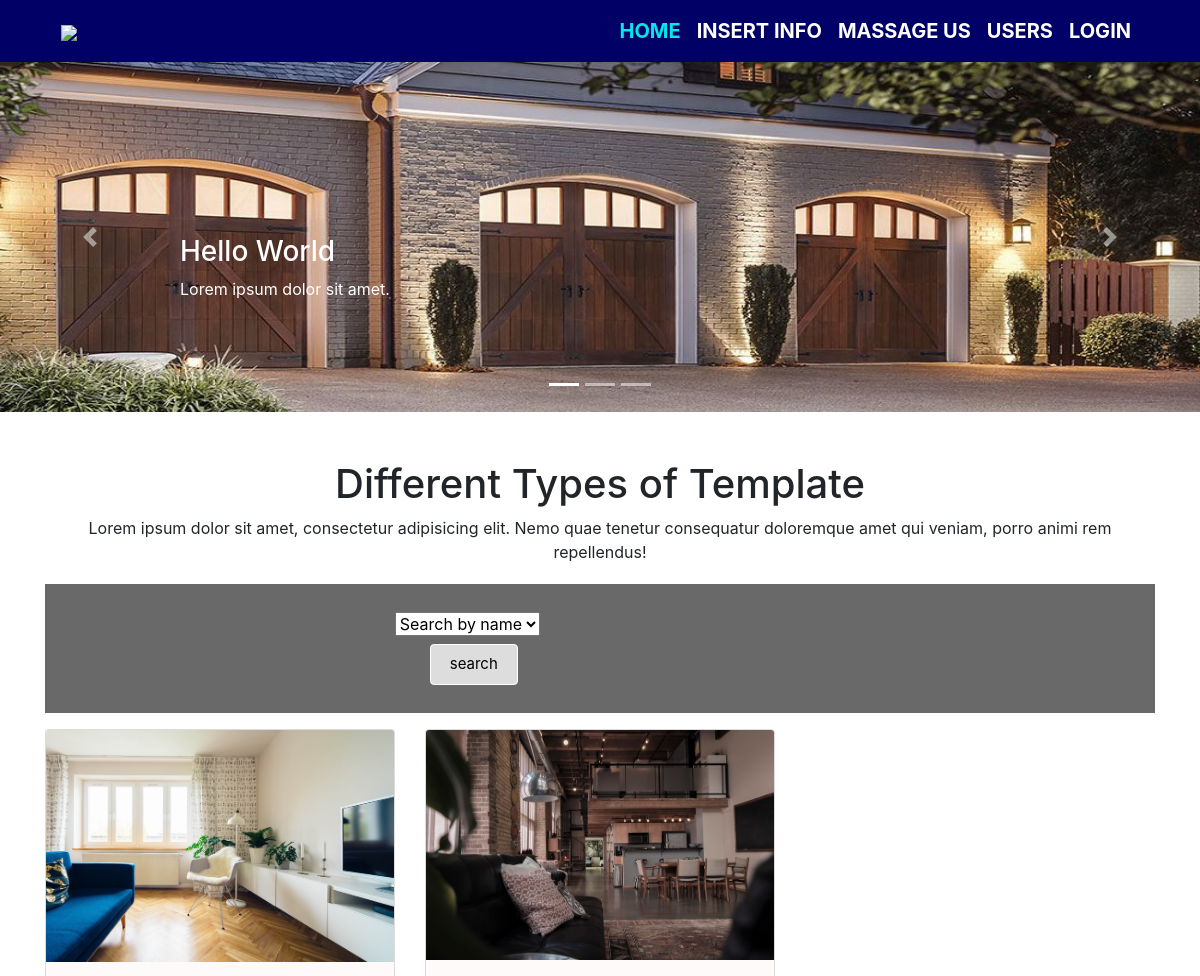
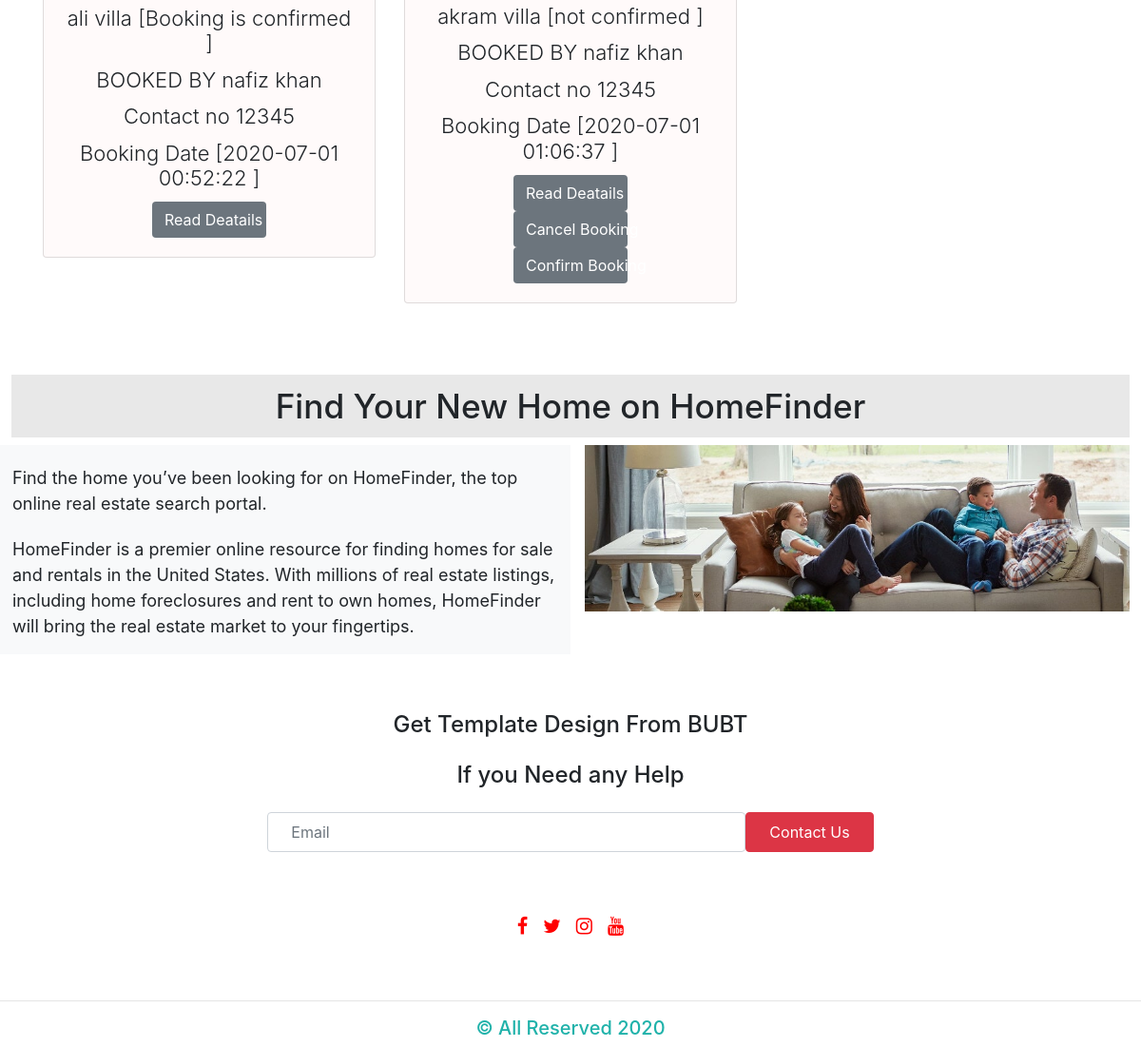
/soft/admin-page.php (signed in), run on the app's committed database (2 pictures, top to bottom).
### tables this page shows
CREATE TABLE `users` (
  `id` int(11) NOT NULL,
  `role` varchar(15) NOT NULL DEFAULT 'Customer',
  `name` varchar(15) NOT NULL,
  `username` varchar(10) NOT NULL,
  `password` varchar(16) NOT NULL,
  `email` varchar(35) DEFAULT NULL,
  `address` varchar(300) DEFAULT NULL,
  `contact` bigint(11) NOT NULL,
  `verified` tinyint(1) NOT NULL DEFAULT 0,
  `deleted` tinyint(4) NOT NULL DEFAULT 0
);

### soft/admin-page.php (the view, shortened to what this page needs)
<?php
 include 'includes/connect.php';
  if($_SESSION['admin_sid']==session_id())
  {
    ?>
<!DOCTYPE html>
<html lang="en">
<head>
  <link rel="stylesheet" type="text/css" href="css/font-awesome.min.css">
  <link rel="stylesheet" type="text/css" href="css/bootstrap.min.css">
  <link rel="stylesheet" type="text/css" href="css/style.css">
</head>
<body>
  <header class="sticky-top">
    <div class="container">
    <nav class="navbar navbar-expand-lg navbar-white ">
      <a href="#" class="navbar-brand"><img src="images/logo.jpg"></a>
      <div class="collapse navbar-collapse justify-content-end" id="navbarMenu">
          <ul class="navbar-nav font-weight-bold">
            <li class="nav-item active">
                <a href="admin-page.php" class="nav-link active">Home</a>
            </li>
            <li class="nav-item">
                <a href="insert.php" class="nav-link">insert info</a>
            </li>
            <li class="nav-item">
                    <ul class="navbar-nav font-weight-bold">
                        <li class="nav-item">                <a href="tickets.php" class="nav-link"> Massage us</a>
                        </li>
                    </ul>
                </li>
  <li class="nav-item">
                <a href="users.php" class="nav-link">Users</a>
            </li>
            <li class="nav-item">
                <a href="routers/logout.php" class="nav-link">Login</a>
            </li>
          </ul>
        </div>
    </nav>
    </div>
  </header>
<div id="slider1" class="carousel slide mysilder" data-ride="carousel">
  <ol class="carousel-indicators">
    <li class="active" data-target="#slider1" data-slide-to="0"></li>
    <li data-target="#slider1" data-slide-to="1"></li>
    <li data-target="#slider1" data-slide-to="2"></li>
  </ol>
  <div class="carousel-inner rabbi" role="listbox">
    <div class="carousel-item active">
      <img src="images/k3.jpg" alt="slider-img-1" class="d-block img-fluid w-100 h-100">
      <div class="carousel-caption">
        <h3>Hello World</h3>
        <p>Lorem ipsum dolor sit amet.</p>
      </div>
    </div>
  </div>
  <a href="#slider1" class="carousel-control-prev" data-slide="prev">
      <span class="carousel-control-prev-icon"></span>
  </a>
  <a href="#slider1" class="carousel-control-next" data-slide="next">
      <span class="carousel-control-next-icon"></span>
  </a>
</div>
<div class="section-1">
    <div class="container text-center">
        <h1 class="header-1 mt-5">Different Types of Template</h1>
        <p class="para-1">Lorem ipsum dolor sit amet, consectetur adipisicing elit. Nemo quae tenetur consequatur doloremque amet qui veniam, porro animi rem repellendus!</p>
          <section class="item container mb-3">
            <div class="search-container">
 <form method="post" class="formValidate" id="formValidate1"  action="admin-page.php">
<select name="brand" id="brand">
                          <option value="">Search by name</option>
                     </select>
 <br>
<button class="btn waves-effect waves-light right submit" type="submit" name="actionx" id="max" onclick="c();" >search
                    </button>
              </form>
            </div>
          </section>
        <div class="row justify-content-center text-center mb-5">
  <?php
            if(isset($_POST['actionx']))
 {
    $name=$_POST['brand'];
    $sql = mysqli_query($con, "SELECT * FROM (SELECT * FROM (SELECT * FROM (SELECT home.id as idz,home.name as man,home.img, book.val,book.book, book.ad FROM `book` JOIN home WHERE book.id=home.id AND book.val=1)as x JOIN (SELECT * FROM book1 ) as p WHERE p.hid=x.idz) AS m JOIN users WHERE m.uid=users.id)as o WHERE o.uid=$name
");
            }
else{
$sql = mysqli_query($con, "SELECT * FROM (SELECT * FROM (SELECT home.id as idz,home.name as man,home.img, book.val,book.book, book.ad FROM `book` JOIN home WHERE book.id=home.id AND book.val=1)as x JOIN (SELECT * FROM book1 ) as p WHERE p.hid=x.idz) AS m JOIN users WHERE m.uid=users.id
");
}
 ?>
       <?php
       while($row = mysqli_fetch_array($sql)){
       if( $row['book']==0)
       {
$row['book']='not confirmed';
       }
else
{
  $row['book']='Booking is confirmed';
}
       ?>
            <div class="col-lg-4">
              <div class="card">
                  <img src="<?= $row['img']; ?>" alt="#" class="card-image-top w-100">
                  <div class="card-body">
                      <h4 class="card-title display-3"><?= $row['man']; ?> [<?= $row['book']; ?> ]  </h4>
                        <h4 class="card-title display-3">BOOKED BY <?= $row['name']; ?>   </h4>
                       <h4 class="card-title display-3">Contact no <?= $row['contact']; ?>   </h4>
                <h4 class="card-title display-3">Booking Date [<?= $row['date']; ?> ]  </h4>
                        <a href="info.php?details=<?= $row['idz'];?>" class="btn bg-secondary cardbtn">Read Deatails</a>
<?php
       if( $row['book']=='not confirmed'&& $row['ad']!=1)
       {
 ?>
         <a href="acr.php?dp=<?= $row['idz'];?>" class="btn bg-secondary cardbtn" onclick="return confirm('confirm that you want to Cancel this bookig');">Cancel Booking</a>
         <a href="acr.php?up=<?= $row['idz'];?>" class="btn bg-secondary cardbtn" onclick="return confirm('confirm that  bookig');">Confirm Booking</a>
     <?php }
else if( $row['book']=='not confirmed'&& $row['ad']==1)
       {
 ?>
         <a href="acr.php?up=<?= $row['idz'];?>" class="btn bg-secondary cardbtn" onclick="return confirm('confirm that  bookig');">Confirm Booking</a>
     <?php }
     ?>
                  </div>
              </div>
            </div>
                            <?php } ?>
            <div class="col-lg-4">
           </div>
            <div class="col-lg-4">
           </div>
           <div class="col-lg-4">
           </div>
           <div class="col-lg-4">
           </div>
           <div class="col-lg-4">
           </div>
      </div>
    </div>
</div>
<div class="about-us">
  <h1 class="header-title">Find Your New Home on HomeFinder</h1>
  <div class="row mt-0">
    <div class="col-lg-6 row-col1 pl-3">
      <p class="para mb-3 ">Find the home you’ve been looking for on HomeFinder, the top online real estate search portal.</p>
      <p class="para">HomeFinder is a premier online resource for finding homes for sale and rentals in the United States. With millions of real estate listings, including home foreclosures and rent to own homes, HomeFinder will bring the real estate market to your fingertips.</p>
    </div>
    <div class="col-lg-6 row-col2">
        <img src="images/abu.jpg" class="">
    </div>
  </div>
</div>
<footer>
  <div class="section-5 text-center">
    <h4 style="margin-top:5%">Get Template Design From BUBT</h4>
    <h4 class="my-4">If you Need any Help</h4>
    <div class="form-inline justify-content-center">
      <input type="text" name="Email" id="email" placeholder="Email" size="40" class="form-control px-4 py-2">
      <input type="button" name="" value="Contact Us" class="btn btn-danger px-4 py-2">
    </div>
    <div class="social-icon" style="margin:5%">
        <div class="d-flex flex-row justify-content-center">
          <a href=""><i class="fa fa-facebook-f m-2"></a></i>
          <a href=""><i class="fa fa-twitter m-2"></i></a>
          <a href=""><i class="fa fa-instagram m-2"></i></a>
          <a href=""><i class="fa fa-youtube m-2"></i></a>
        </div>
    </div>
    <hr>
    <h5 style="color:lightseagreen;">&copy All Reserved 2020</h5>
  </div>
</footer>
</body>
</html>
<?php
  }
?>

### soft/css/style.css (style rules this page uses)
* { padding: 0; margin: 0; }
body { font-family: 'Lato' width: 100%; }
header { background: #006; color: white; width: 100%; height: 20%; display: block; }
header img { width: 100%; }
.nav-link { font-size: 20px; color: white; text-transform: uppercase; }
.active.nav-link { color: #00E8E8; font-weight: 700; }
.carousel-caption { height: 200px !important; padding-top: 1px; text-align: left; }
.rabbi, .mysilder { height: 350px !important; }
.carousel-item { height: 392px; }
.item { margin-top: 20px; background-color: dimgray; overflow: hidden; }
.item .search-container { float: left; margin: 28px auto; padding-left: 31%; }
.item .search-container button { float: right; padding: 8px 19px; margin-top: 8px; margin-right: 22px; background: #ddd; font-size: 15px; border: 1px solid white; cursor: pointer; }
.card { margin-bottom: 25px; display: block; overflow: hidden; background: #FFFAFA; }
.card-title { margin-bottom: .75rem; font-size: 22px; }
.card-body a { display: block; }
.cardbtn { width: 39%; color: #fff; margin: auto; display: block; }
.about-us { width: 98%; margin: auto; }
.about-us h1 { text-align: center; overflow: hidden; background: #E8E8E8; padding: 12px 0px; font-size: 2.2rem; }
.row-col1 { background-color: #F8F9FA; }
.row-col2 img { width: 100%; }
.row-col2 { width: 100%; }
.about-us, .para { margin-top: 21px; font-size: 18px; }
.social-icon i { color: red; font-size: 20px; }

### data on the page
users: shows a picture, man "ali villa", book "Booking is confirmed", name "nafiz khan", contact "12345", date "2020-07-01 00:52:22", man "akram villa", book "not confirmed", date "2020-07-01 01:06:37"
